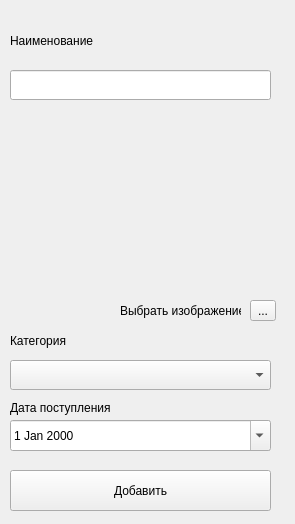
<?xml version="1.0" encoding="UTF-8"?>
<ui version="4.0">
 <class>AddDialog</class>
 <widget class="QWidget" name="AddDialog">
  <property name="geometry">
   <rect>
    <x>0</x>
    <y>0</y>
    <width>295</width>
    <height>524</height>
   </rect>
  </property>
  <property name="windowTitle">
   <string>Form</string>
  </property>
  <widget class="QLineEdit" name="lineEdit">
   <property name="geometry">
    <rect>
     <x>10</x>
     <y>70</y>
     <width>261</width>
     <height>30</height>
    </rect>
   </property>
  </widget>
  <widget class="QLabel" name="label">
   <property name="geometry">
    <rect>
     <x>10</x>
     <y>10</y>
     <width>231</width>
     <height>61</height>
    </rect>
   </property>
   <property name="text">
    <string>Наименование</string>
   </property>
  </widget>
  <widget class="QLabel" name="label_2">
   <property name="geometry">
    <rect>
     <x>10</x>
     <y>330</y>
     <width>261</width>
     <height>21</height>
    </rect>
   </property>
   <property name="text">
    <string>Категория</string>
   </property>
  </widget>
  <widget class="QPushButton" name="pushButton">
   <property name="geometry">
    <rect>
     <x>10</x>
     <y>470</y>
     <width>261</width>
     <height>41</height>
    </rect>
   </property>
   <property name="text">
    <string>Добавить</string>
   </property>
  </widget>
  <widget class="QComboBox" name="comboBox">
   <property name="geometry">
    <rect>
     <x>10</x>
     <y>360</y>
     <width>261</width>
     <height>30</height>
    </rect>
   </property>
  </widget>
  <widget class="QLabel" name="label_3">
   <property name="geometry">
    <rect>
     <x>20</x>
     <y>120</y>
     <width>251</width>
     <height>161</height>
    </rect>
   </property>
   <property name="text">
    <string> </string>
   </property>
  </widget>
  <widget class="QToolButton" name="toolButton">
   <property name="geometry">
    <rect>
     <x>250</x>
     <y>300</y>
     <width>26</width>
     <height>21</height>
    </rect>
   </property>
   <property name="text">
    <string>...</string>
   </property>
  </widget>
  <widget class="QDateEdit" name="dateEdit">
   <property name="geometry">
    <rect>
     <x>10</x>
     <y>420</y>
     <width>261</width>
     <height>31</height>
    </rect>
   </property>
   <property name="calendarPopup">
    <bool>true</bool>
   </property>
  </widget>
  <widget class="QLabel" name="label_4">
   <property name="geometry">
    <rect>
     <x>10</x>
     <y>400</y>
     <width>121</width>
     <height>16</height>
    </rect>
   </property>
   <property name="text">
    <string>Дата поступления</string>
   </property>
  </widget>
  <widget class="QLabel" name="label_5">
   <property name="geometry">
    <rect>
     <x>120</x>
     <y>300</y>
     <width>121</width>
     <height>21</height>
    </rect>
   </property>
   <property name="text">
    <string>Выбрать изображение</string>
   </property>
  </widget>
 </widget>
 <resources/>
 <connections/>
</ui>
